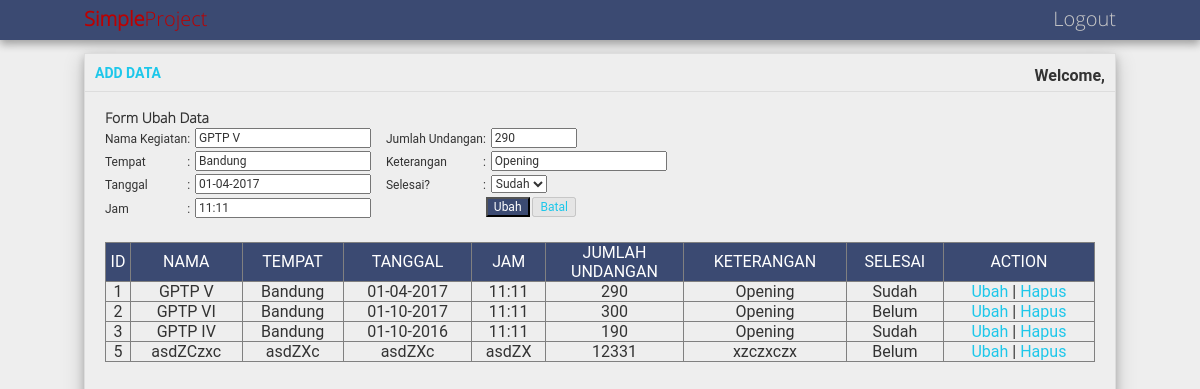
/home.php?ubah=1, run on the app's committed database.
### tables this page shows
CREATE TABLE `simple_data` (
  `id` int(11) NOT NULL,
  `nama` varchar(128) NOT NULL,
  `tempat` varchar(64) NOT NULL,
  `tanggal` varchar(10) NOT NULL,
  `jam` varchar(5) NOT NULL,
  `jumlah` int(5) NOT NULL,
  `keterangan` text NOT NULL,
  `isDone` int(1) NOT NULL
);

### controllers/read.php (the view)
<?php
	require("database.php");
	$results = mysqli_query($conDB,"SELECT * FROM simple_data");
	while($row = $results->fetch_array()) {
		if($row['isDone'] == 1){
			$isDone = "Sudah";
		}else{
			$isDone = "Belum";
		}
		echo '<tr>
			<td align="center" valign="middle">'.$row['id'].'</td>
			<td align="center" valign="middle">'.$row['nama'].'</td>
			<td align="center" valign="middle">'.$row['tempat'].'</td>
			<td align="center" valign="middle">'.$row['tanggal'].'</td>
			<td align="center" valign="middle">'.$row['jam'].'</td>
			<td align="center" valign="middle">'.$row['jumlah'].'</td>
			<td align="center" valign="middle">'.$row['keterangan'].'</td>
			<td align="center" valign="middle">'.$isDone.'</td>
			<td align="center" valign="middle"><a href="home.php?ubah='.$row['id'].'" style="text-decoration: none;">Ubah</a> | <a href="controllers/delete.php?id='.$row['id'].'"  style="text-decoration: none;">Hapus</a></td>
		</tr>';
	}
?>

### controllers/readById.php (shortened to what this page needs)
<?php
	require("database.php");
	$aid = mysqli_real_escape_string($conDB,$_GET['ubah']);
	$results = mysqli_query($conDB,"SELECT * FROM simple_data WHERE id='$aid' LIMIT 0,1");
	while($row = $results->fetch_array()) {
		$isdone = $row['isDone'];
?>
	<strong>Form Ubah Data</strong>
	<form action="controllers/update.php" method="POST">
		<table style="font-size: 12px;">
			<tr>
				<td>Nama Kegiatan</td>
				<td> : </td>
				<td><input type="text" name="fnama" style="margin-bottom: 3px; margin-left: 5px;" required value="<?php echo $row['nama']; ?>"></td>
				<td> &nbsp; &nbsp; &nbsp; </td>
				<td>Jumlah Undangan</td>
				<td> : </td>
				<td><input type="number" name="fjumlah" min=1 max=99999 style="margin-bottom: 3px; margin-left: 5px;" required value="<?php echo $row['jumlah']; ?>"></td>
			</tr>
			<tr>
				<td>Tempat</td>
				<td> : </td>
				<td><input type="text" name="ftempat" style="margin-bottom: 3px; margin-left: 5px;" required value="<?php echo $row['tempat']; ?>"></td>
				<td> &nbsp; &nbsp; &nbsp; </td>
				<td>Keterangan</td>
				<td> : </td>
				<td><input type="text" name="fketerangan" style="margin-bottom: 3px; margin-left: 5px;" required value="<?php echo $row['keterangan']; ?>"></td>
			</tr>
			<tr>
				<td>Tanggal</td>
				<td> : </td>
				<td><input type="text" name="ftanggal" placeholder="dd-mm-yyyy" maxlength="10" style="margin-bottom: 3px; margin-left: 5px;" required value="<?php echo $row['tanggal']; ?>"></td>
				<td> &nbsp; &nbsp; &nbsp; </td>
				<td>Selesai?</td>
				<td> : </td>
				<td><select name="fisDone" style="margin-bottom: 3px; margin-left: 5px;" required>
					<option value="1" <?php if($isdone == 1){ echo "selected"; }?>>Sudah</option>
				</select></td>
			</tr>
			<tr>
				<td>Jam</td>
				<td> : </td>
				<td><input type="text" name="fjam" placeholder="hh:mm" maxlength="5" style="margin-bottom: 3px; margin-left: 5px;" required value="<?php echo $row['jam']; ?>"></td>
				<td> &nbsp; &nbsp; &nbsp; </td>
				<td></td>
				<td></td>
				<td valign="middle"><input type="submit" value="Ubah" style="background-color: rgba(40,57,101,.9); color: #fff;"></form> <a href="home.php"><button style="margin-bottom: 5px;" disabled>Batal</a></button></td>
		</table><br>
<?php
	}
?>

### assets/css/simple.css (style rules this page uses)
body { background-color: #eeeeee; font-family: 'Open Sans', Sans Serif; }

### data on the page
simple_data: fnama "GPTP V", fjumlah "290", ftempat "Bandung", fketerangan "Opening", ftanggal "01-04-2017", fisDone "Sudah", fjam "11:11", id "1", nama "GPTP V", tempat "Bandung", tanggal "01-04-2017", jam "11:11", jumlah "290", keterangan "Opening", isDone "Sudah"
simple_data: id "2", nama "GPTP VI", tempat "Bandung", tanggal "01-10-2017", jam "11:11", jumlah "300", keterangan "Opening", isDone "Belum"
simple_data: id "3", nama "GPTP IV", tempat "Bandung", tanggal "01-10-2016", jam "11:11", jumlah "190", keterangan "Opening", isDone "Sudah"
simple_data: id "5", nama "asdZCzxc", tempat "asdZXc", tanggal "asdZXc", jam "asdZX", jumlah "12331", keterangan "xzczxczx", isDone "Belum"
